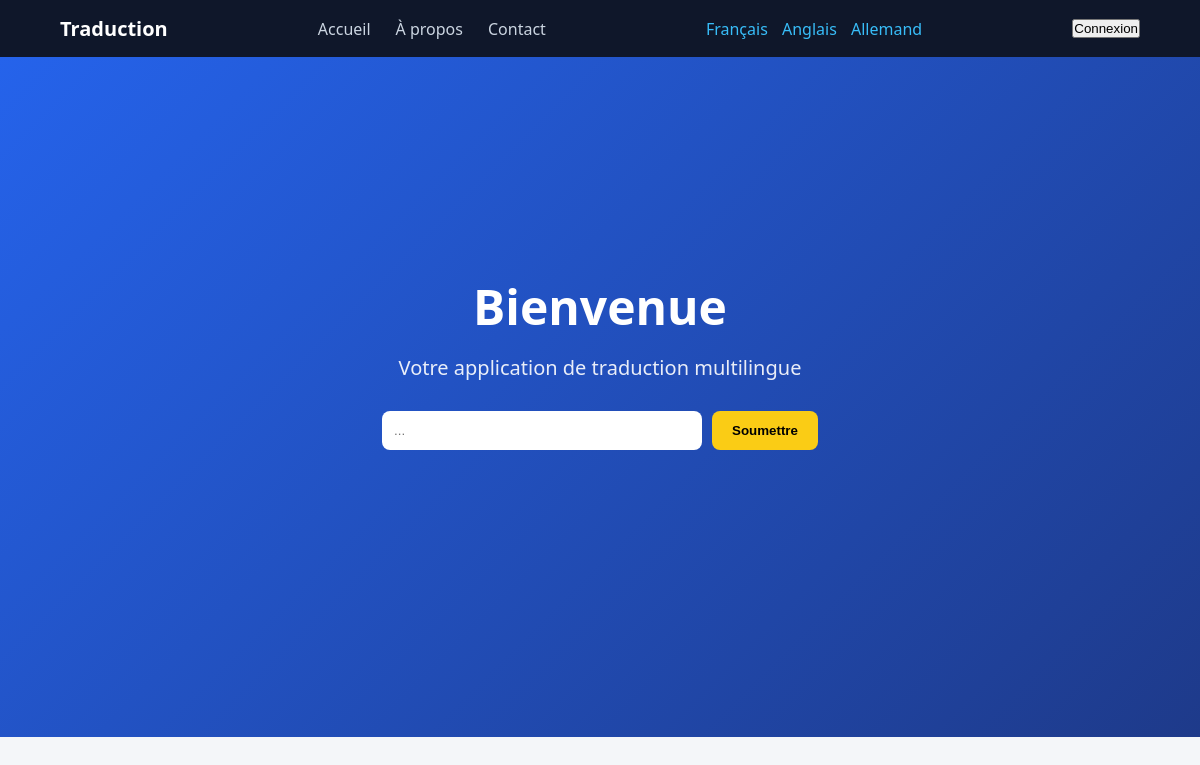
Before: / with the older database file.
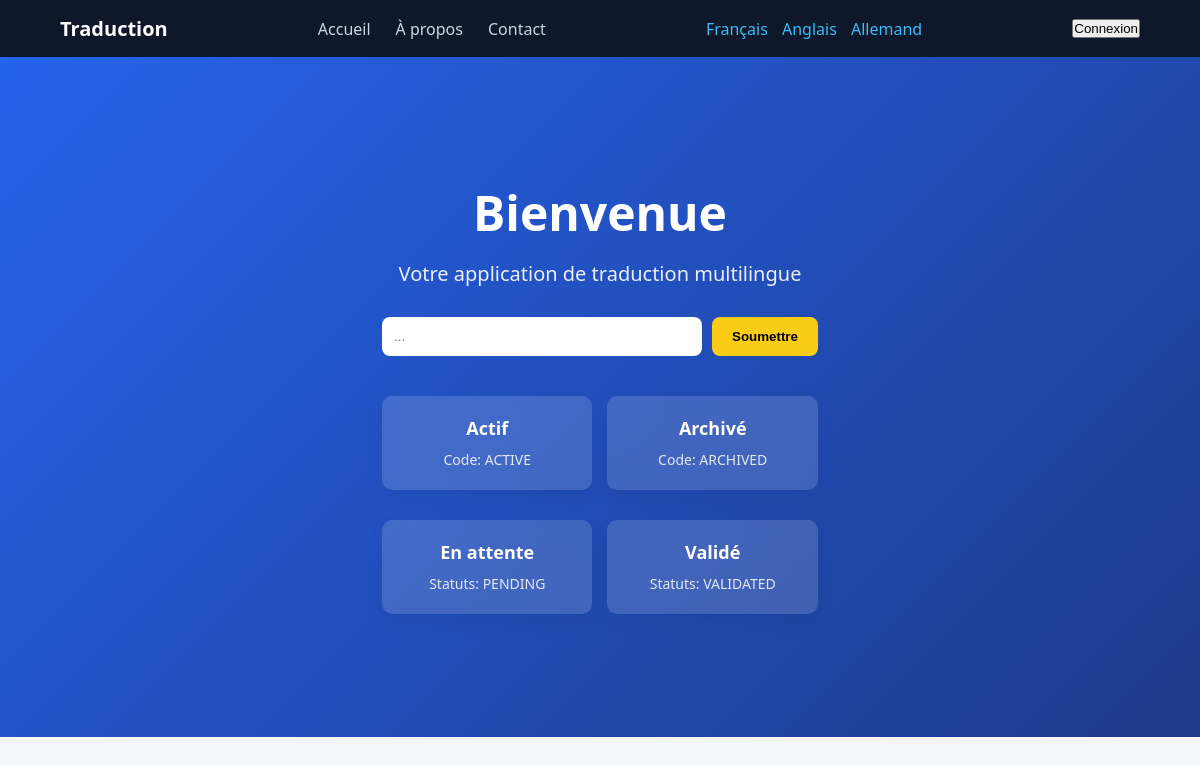
After: the same page with the newer database file.
### tables this page shows
CREATE TABLE category (
    id INT AUTO_INCREMENT PRIMARY KEY,
    code VARCHAR(50) NOT NULL UNIQUE,
    created_at DATETIME NOT NULL DEFAULT CURRENT_TIMESTAMP
);

CREATE TABLE status (
    id INT AUTO_INCREMENT PRIMARY KEY,
    code VARCHAR(50) NOT NULL UNIQUE,
    created_at DATETIME NOT NULL DEFAULT CURRENT_TIMESTAMP
);

### core/Controller/HomeController.php (called while the page is built)
<?php
require_once __DIR__ . '/../Service/TranslationService.php';
class HomeController
{
    private TranslationService $translationService;
    public function __construct()
    {
        $this->translationService = new TranslationService();
    }
    public function index(string $lang): void
    {
        $lang = $this->translationService->getActiveLanguage($lang);
        $categories = $this->translationService->getCategories($lang);
        $statuses = $this->translationService->getStatuses($lang);
        require __DIR__ . '/../../app/views/home.php';
    }
}

### public/index.php (called while the page is built, shortened)
<?php
require_once __DIR__ . '/../core/Controller/HomeController.php';
$lang = $_GET['lang'] ?? $_SESSION['lang'] ?? 'fr';
$controller = new HomeController();
$controller->index($lang);

### core/Service/JsonTranslationService.php (called while the page is built, shortened)
<?php
class JsonTranslationService
{
    private array $translations = [];
    private array $fallbackTranslations = [];
    private string $lang;
    private string $defaultLang = 'fr';
    public function __construct(string $requestedLang)
    {
        $this->lang = $this->resolveLanguage($requestedLang);
    }
    private function resolveLanguage(string $requestedLang): string
    {
        $supported = ['fr', 'en', 'de'];
        return in_array($requestedLang, $supported) ? $requestedLang : $this->defaultLang;
    }
    private function loadTranslations(): void
    {
        $basePath = __DIR__ . '/../../app/i18n/';
        $currentFile = $basePath . $this->lang . '.json';
        $fallbackFile = $basePath . $this->defaultLang . '.json';
        if (file_exists($currentFile)) {
            $this->translations = json_decode(file_get_contents($currentFile), true) ?? [];
        }
        if (file_exists($fallbackFile)) {
            $this->fallbackTranslations = json_decode(file_get_contents($fallbackFile), true) ?? [];
        }
    }
    public function trans(string $key): string
    {
        return $this->translations[$key] ?? $this->fallbackTranslations[$key] ?? $key;
    }
    public function getCurrentLanguage(): string
    {
        return $this->lang;
    }
}

### core/Database.php (called while the page is built)
<?php
class Database
{
    private static ?PDO $instance = null;
    public static function getConnection(): PDO
    {
        if (self::$instance === null) {
            self::$instance = new PDO(
                "mysql:host=localhost;dbname=i18n;charset=utf8mb4",
                "root",
                "toor",
                [
                    PDO::ATTR_ERRMODE => PDO::ERRMODE_EXCEPTION,
                    PDO::ATTR_DEFAULT_FETCH_MODE => PDO::FETCH_ASSOC,
                ]
            );
        }
        return self::$instance;
    }
}

### core/Service/TranslationService.php (called while the page is built)
<?php
require_once __DIR__ . '/../Repository/CategoryRepository.php';
require_once __DIR__ . '/../Repository/StatusRepository.php';
class TranslationService
{
    private CategoryRepository $categoryRepository;
    private StatusRepository $statusRepository;
    public function __construct()
    {
        $this->categoryRepository = new CategoryRepository();
        $this->statusRepository = new StatusRepository();
    }
    public function getActiveLanguage(string $lang): string
    {
        $allowed = ['fr','en','de'];
        return in_array($lang, $allowed) ? $lang : 'fr';
    }
    public function getCategories(string $lang): array
    {
        return $this->categoryRepository->findAllByLanguage($lang);
    }
    public function getStatuses(string $lang): array
    {
        return $this->statusRepository->findAllByLanguage($lang);
    }
}

### core/Repository/CategoryRepository.php (called while the page is built)
<?php
require_once __DIR__ . '/../Database.php';
class CategoryRepository
{
    private PDO $db;
    public function __construct()
    {
        $this->db = Database::getConnection();
    }
    public function findAllByLanguage(string $langCode): array
    {
        $sql = "
            SELECT c.id, c.code,
                COALESCE(ct_current.label, ct_default.label) AS label
            FROM category c
            LEFT JOIN language l_current ON l_current.code = :lang
            LEFT JOIN category_translation ct_current
                ON ct_current.category_id = c.id
                AND ct_current.language_id = l_current.id
            JOIN language l_default ON l_default.is_default = TRUE
            LEFT JOIN category_translation ct_default
                ON ct_default.category_id = c.id
                AND ct_default.language_id = l_default.id
        ";
        $stmt = $this->db->prepare($sql);
        $stmt->execute(['lang' => $langCode]);
        return $stmt->fetchAll();
    }
}

### core/Repository/StatusRepository.php (called while the page is built)
<?php
require_once __DIR__ . '/../Database.php';
class StatusRepository
{
    private PDO $db;
    public function __construct()
    {
        $this->db = Database::getConnection();
    }
    public function findAllByLanguage(string $langCode): array
    {
        $sql = "
            SELECT s.id, s.code,
                COALESCE(st_current.label, st_default.label) AS label
            FROM status s
            LEFT JOIN language l_current ON l_current.code = :lang
            LEFT JOIN status_translation st_current
                ON st_current.status_id = s.id
                AND st_current.language_id = l_current.id
            JOIN language l_default ON l_default.is_default = TRUE
            LEFT JOIN status_translation st_default
                ON st_default.status_id = s.id
                AND st_default.language_id = l_default.id
        ";
        $stmt = $this->db->prepare($sql);
        $stmt->execute(['lang' => $langCode]);
        return $stmt->fetchAll();
    }
}

### app/views/home.php (the view, shortened to what this page needs)
<?php
require_once __DIR__ . '/../../core/Service/JsonTranslationService.php';
$translator = new JsonTranslationService($lang);
?>
<!DOCTYPE html>
<html lang="<?= $translator->getCurrentLanguage() ?>">
<head>
    <link rel="stylesheet" href="assets/css/style.css">
</head>
<body>
    <nav class="navbar">
        <div class="nav-container">
            <div class="logo">
                <?= $translator->trans('hero.title') ?>
            </div>
            <ul class="nav-links">
                <li><?= $translator->trans('navbar.home') ?></li>
                <li><?= $translator->trans('navbar.about') ?></li>
                <li><?= $translator->trans('navbar.contact') ?></li>
            </ul>
            <div class="lang-switch">
                <a href="?lang=fr"><?= $translator->trans('language.fr') ?></a>
                <a href="?lang=en"><?= $translator->trans('language.en') ?></a>
                <a href="?lang=de"><?= $translator->trans('language.de') ?></a>
            </div>
            <button id="loginBtn">
                <?= $translator->trans('button.login') ?>
            </button>
        </div>
    </nav>
    <header class="hero">
        <div class="hero-content">
            <h1><?= $translator->trans('hero.welcome') ?></h1>
            <p><?= $translator->trans('hero.subtitle') ?></p>
            <div class="translator-box">
                <input type="text" placeholder="..." />
                <button>
                    <?= $translator->trans('button.start') ?>
                </button>
            </div>
            <div class="hero-cards">
                <div class="card-grid">
                    <?php foreach($categories as $cat): ?>
                        <div class="card">
                            <h3><?= $cat['label'] ?></h3>
                            <span><?= $translator->trans('categories.code') ?>: <?= $cat['code'] ?></span>
                        </div>
                    <?php endforeach; ?>
                </div>
                <div class="card-grid">
                    <?php foreach($statuses as $st): ?>
                        <div class="card">
                            <h3><?= $st['label'] ?></h3>
                            <span><?= $translator->trans('statuses.heading') ?>: <?= $st['code'] ?></span>
                        </div>
                    <?php endforeach; ?>
                </div>
            </div>
        </div>
    </header>
</body>
</html>

### public/assets/css/style.css (style rules this page uses)
* { margin: 0; padding: 0; box-sizing: border-box; }
body { font-family: 'Segoe UI', sans-serif; background: #f4f6f9; color: #333; }
.navbar { background: #0f172a; padding: 15px 0; box-shadow: 0 2px 8px rgba(0,0,0,0.1); }
.nav-container { width: 90%; max-width: 1200px; margin: auto; display: flex; justify-content: space-between; align-items: center; }
.logo { color: #fff; font-weight: bold; font-size: 20px; }
.nav-links { list-style: none; display: flex; gap: 25px; color: #cbd5e1; }
.nav-links li { cursor: pointer; transition: 0.3s; }
.lang-switch a { color: #38bdf8; margin-left: 10px; text-decoration: none; font-weight: 500; }
.hero { background: linear-gradient(135deg, #2563eb, #1e3a8a); min-height: 85vh; display: flex; align-items: center; justify-content: center; text-align: center; color: white; padding: 50px 20px; }
.hero-content h1 { font-size: 48px; margin-bottom: 15px; }
.hero-content p { font-size: 20px; margin-bottom: 30px; opacity: 0.9; }
.translator-box { display: flex; justify-content: center; gap: 10px; flex-wrap: wrap; margin-bottom: 40px; }
.translator-box input { padding: 12px; width: 320px; border-radius: 8px; border: none; outline: none; }
.translator-box button { padding: 12px 20px; background: #facc15; border: none; border-radius: 8px; font-weight: bold; cursor: pointer; transition: 0.3s; }
.hero-cards { display: flex; flex-direction: column; gap: 30px; width: 100%; max-width: 1000px; margin: auto; }
.hero-cards .card-grid { display: grid; grid-template-columns: repeat(auto-fit, minmax(180px, 1fr)); gap: 15px; }
.hero-cards .card { background: rgba(255,255,255,0.15); color: white; padding: 20px; border-radius: 10px; text-align: center; transition: 0.3s; backdrop-filter: blur(10px); }
.hero-cards .card h3 { margin-bottom: 8px; font-size: 18px; font-weight: bold; }
.hero-cards .card span { font-size: 14px; opacity: 0.85; }
.card-grid { display: grid; grid-template-columns: repeat(auto-fill, minmax(250px, 1fr)); gap: 20px; }
.card { background: white; padding: 25px; border-radius: 12px; box-shadow: 0 8px 20px rgba(0,0,0,0.05); transition: 0.3s; }
.card h3 { margin-bottom: 10px; }

Changed rows visible on the page:
added category: label "Actif", code "ACTIVE"
added category: label "Archivé", code "ARCHIVED"
added status: label "En attente", code "PENDING"
added status: label "Validé", code "VALIDATED"
